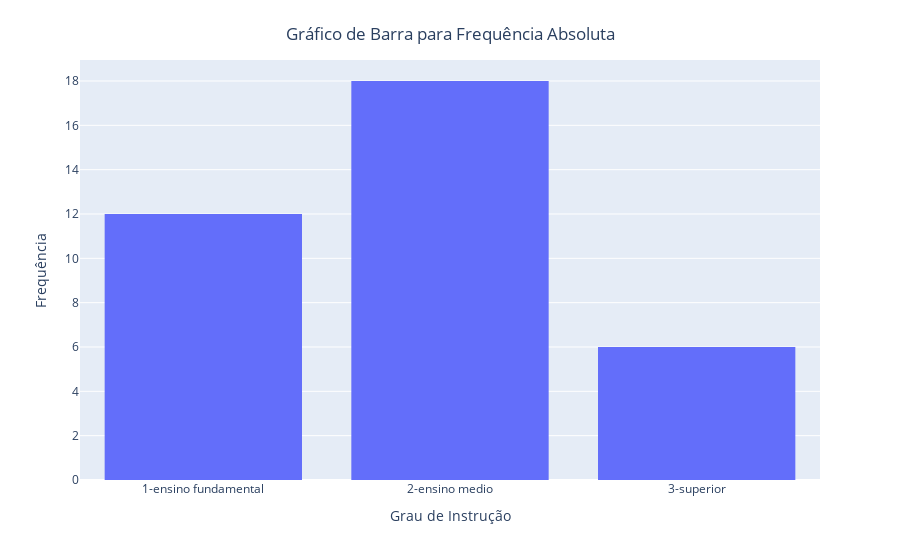

Notebook code for this chart:
### Code cell
fig_hist = px.histogram(df, x = 'grau_instrucao')

fig_hist.update_layout(xaxis_title='Grau de Instrução',
                       yaxis_title = 'Frequência',
                       title={
                            'text': "Gráfico de Barra para Frequência Absoluta",
                            'y':0.95,
                            'x':0.5,
                            'xanchor': 'center',
                            'yanchor': 'top'}
                      )

fig_hist.show()

### Figure 1 — Plotly figure (JSON) as saved in the notebook; plotly's stock layout.template omitted (floating-point values rounded to 4 significant figures)
{"data": [{"alignmentgroup": "True", "bingroup": "x", "hovertemplate": "grau_instrucao=%{x}<br>count=%{y}<extra></extra>", "legendgroup": "", "marker": {"color": "#636efa"}, "name": "", "offsetgroup": "", "orientation": "v", "showlegend": false, "type": "histogram", "x": ["1-ensino fundamental", "1-ensino fundamental", "1-ensino fundamental", "2-ensino medio", "1-ensino fundamental", "1-ensino fundamental", "1-ensino fundamental", "1-ensino fundamental", "2-ensino medio", "2-ensino medio", "2-ensino medio", "1-ensino fundamental", "2-ensino medio", "1-ensino fundamental", "2-ensino medio", "2-ensino medio", "2-ensino medio", "1-ensino fundamental", "3-superior", "2-ensino medio", "2-ensino medio", "2-ensino medio", "1-ensino fundamental", "3-superior", "2-ensino medio", "2-ensino medio", "1-ensino fundamental", "2-ensino medio", "2-ensino medio", "2-ensino medio", "3-superior", "2-ensino medio", "3-superior", "3-superior", "2-ensino medio", "3-superior"], "xaxis": "x", "yaxis": "y"}], "layout": {"autosize": true, "barmode": "relative", "legend": {"tracegroupgap": 0}, "margin": {"t": 60}, "title": {"text": "Gráfico de Barra para Frequência Absoluta", "x": 0.5, "xanchor": "center", "y": 0.95, "yanchor": "top"}, "xaxis": {"anchor": "y", "autorange": true, "domain": [0, 1], "range": [-0.5, 2.5], "title": {"text": "Grau de Instrução"}, "type": "category"}, "yaxis": {"anchor": "x", "autorange": true, "domain": [0, 1], "range": [0, 18.95], "title": {"text": "Frequência"}}}}
